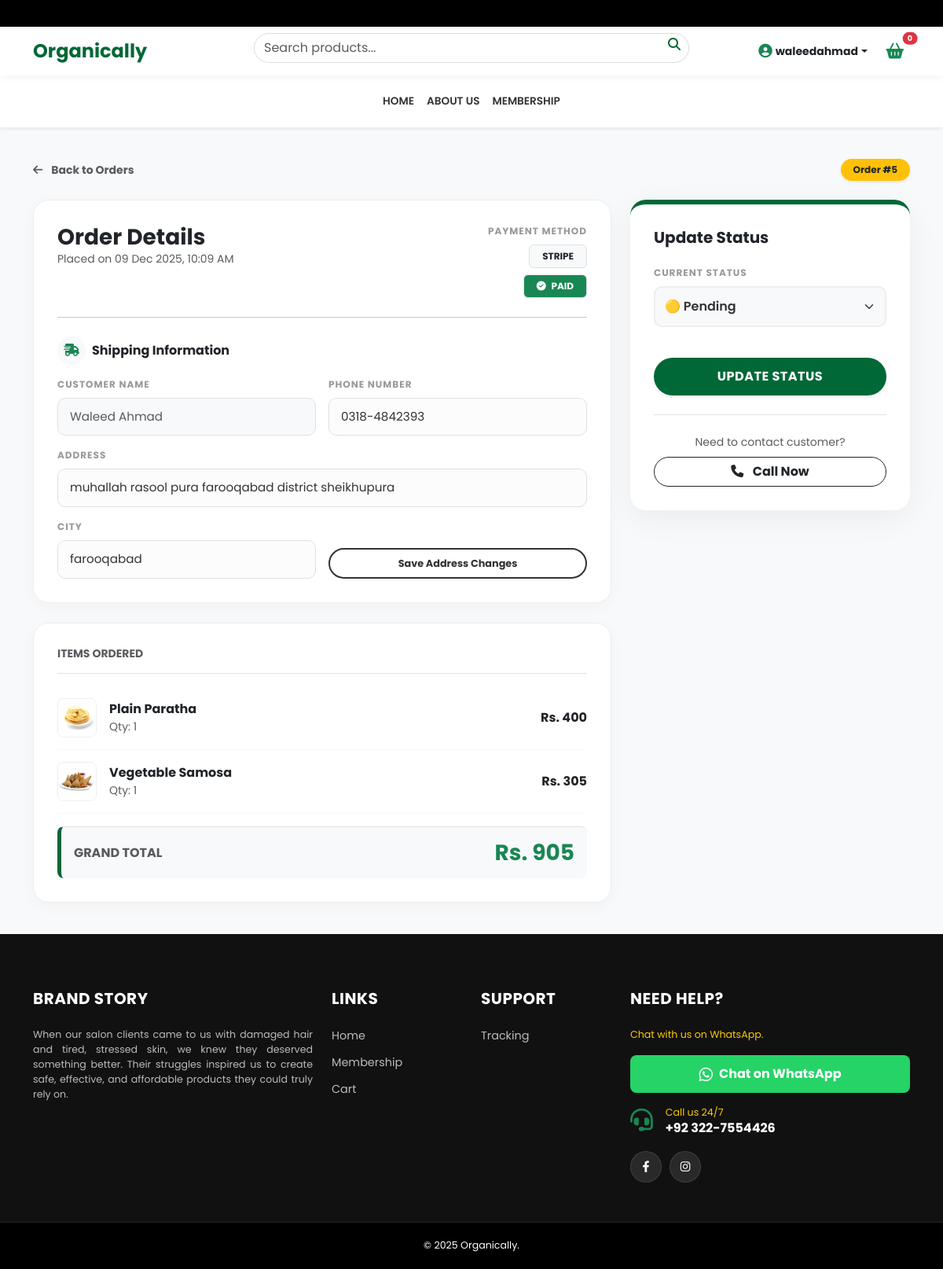
Screenshot of /portal/order/5/ (signed in) with the database file from the repository.
### orders/models.py (models this page shows, shortened)
class Order(models.Model):
    STATUS_CHOICES = (('Pending','Pending'),('Confirmed','Confirmed'),('Dispatch','Dispatch'),('Delivered','Delivered'),('Return','Return'),('Cancel','Cancel'))
    user = models.ForeignKey(User, on_delete=models.SET_NULL, null=True, blank=True)
    first_name = models.CharField(max_length=50); last_name = models.CharField(max_length=50)
    email = models.EmailField(); phone = models.CharField(max_length=20)
    address = models.TextField(); city = models.CharField(max_length=50)
    payment_method = models.CharField(max_length=20, default='cod')
    total_amount = models.DecimalField(max_digits=10, decimal_places=2)
    created_at = models.DateTimeField(auto_now_add=True)
    is_paid = models.BooleanField(default=False)
    status = models.CharField(max_length=20, choices=STATUS_CHOICES, default='Pending')

class OrderItem(models.Model):
    order = models.ForeignKey(Order, on_delete=models.CASCADE, related_name='items')
    product = models.ForeignKey(Product, on_delete=models.CASCADE)
    price = models.DecimalField(max_digits=10, decimal_places=2)
    quantity = models.IntegerField(default=1)

### store/models.py (models this page shows, shortened)
class Product(models.Model):
    categories = models.ManyToManyField(Category, related_name='products')
    name = models.CharField(max_length=200)
    description = models.TextField(blank=True)
    ingredients = models.TextField(blank=True, help_text="Enter ingredients here. Press Enter for new lines.")
    how_to_use = models.TextField(blank=True, help_text="Usage instructions.")
    shipping_info = models.TextField(blank=True, default="Standard delivery charges apply. Delivery within 3-5 working days.")
    price = models.DecimalField(max_digits=10, decimal_places=2)
    image = models.ImageField(upload_to='products/')
    is_available = models.BooleanField(default=True)
    stock = models.PositiveIntegerField(default=0)
    discount_percentage = models.PositiveIntegerField(default=0, help_text="Discount in % (0-100)")
    discount_end_time = models.DateTimeField(null=True, blank=True)

### custom_admin/views.py (the view, shortened to what this page needs)
# urls.py: path('order/<int:order_id>/', views.admin_order_detail, name='admin_order_detail'),
@user_passes_test(is_admin)
def admin_order_detail(request, order_id):
    order = get_object_or_404(Order, id=order_id)
    return render(request, 'custom_admin/order_detail.html', {'order': order})

### templates/custom_admin/order_detail.html (shortened to what this page needs)
{% extends 'store/base.html' %}
{% block content %}
<div class="admin-bg">
    <div class="container">
        <div class="d-flex justify-content-between align-items-center mb-4 header-flex">
            <a href="{% url 'admin_all_orders' %}" class="text-decoration-none text-muted fw-bold small hover-link">
                <i class="fas fa-arrow-left me-2"></i> Back to Orders
            </a>
            <span class="badge bg-warning text-dark shadow-sm px-3 py-2 rounded-pill">Order #{{ order.id }}</span>
        </div>
        <div class="row g-4">
            <div class="col-12 col-lg-8">
                <div class="detail-card">
                    <div class="d-flex justify-content-between align-items-start mb-4">
                        <div>
                            <h3 class="fw-bold m-0 text-dark">Order Details</h3>
                            <p class="text-muted small mb-0">Placed on {{ order.created_at|date:"d M Y, h:i A" }}</p>
                        </div>
                        <div class="text-end">
                            <span class="section-label">Payment Method</span>
                            <div class="d-flex flex-column align-items-end gap-2">
                                <span class="badge bg-light text-dark border px-3 py-2">{{ order.payment_method|upper }}</span>
                                {% if order.is_paid %}
                                    <span class="badge bg-success border px-3 py-2"><i class="fas fa-check-circle me-1"></i> PAID</span>
                                {% endif %}
                            </div>
                        </div>
                    </div>
                    <hr class="opacity-10 mb-4">
                    <h6 class="fw-bold text-dark mb-3 d-flex align-items-center">
                        <div class="bg-light rounded-circle p-2 me-2"><i class="fas fa-shipping-fast text-success"></i></div>
                        Shipping Information
                    </h6>
                    <form method="POST">
                        <div class="row g-3">
                            <div class="col-md-6"><label class="section-label">Customer Name</label><input type="text" class="clean-input bg-light text-muted" value="{{ order.first_name }} {{ order.last_name }}" readonly></div>
                            <div class="col-md-6"><label class="section-label">Phone Number</label><input type="text" name="phone" value="{{ order.phone }}" class="clean-input" required></div>
                            <div class="col-12"><label class="section-label">Address</label><input type="text" name="address" value="{{ order.address }}" class="clean-input" required></div>
                            <div class="col-md-6"><label class="section-label">City</label><input type="text" name="city" value="{{ order.city }}" class="clean-input" required></div>
                            <div class="col-md-6 d-flex align-items-end"><button type="submit" class="btn-update-outline">Save Address Changes</button></div>
                        </div>
                    </form>
                </div>
                <div class="detail-card mb-4 mb-lg-0">
                    <h6 class="fw-bold border-bottom pb-3 mb-3 text-uppercase text-muted small">Items Ordered</h6>
                    {% for item in order.items.all %}
                    <div class="item-row">
                        <div class="d-flex align-items-center item-info">
                            <div class="me-3">
                                {% if item.product.image %}<img src="{{ item.product.image.url }}" class="product-thumb">{% else %}<div class="product-thumb bg-light d-flex align-items-center justify-content-center"><i class="fas fa-image text-muted"></i></div>{% endif %}
                            </div>
                            <div>
                                <div class="fw-bold text-dark">{{ item.product.name }}</div>
                                <div class="small text-muted">Qty: {{ item.quantity }}</div>
                            </div>
                        </div>
                        <div class="fw-bold text-dark item-price">Rs. {{ item.price|floatformat:0 }}</div>
                    </div>
                    {% empty %}
                    <p class="text-center text-muted py-3">No items found.</p>
                    {% endfor %}
                    <div class="border-top mt-3 pt-3 d-flex justify-content-between align-items-center bg-light p-3 rounded-3" style="border-left: 5px solid #006837;">
                        <span class="h6 fw-bold m-0 text-muted text-uppercase">Grand Total</span>
                        <span class="h3 fw-bold text-success m-0">Rs. {{ order.total_amount|floatformat:0 }}</span>
                    </div>
                </div>
            </div>
            <div class="col-12 col-lg-4">
                <div class="sticky-sidebar">
                    <div class="status-card-wrapper">
                        <h5 class="fw-bold mb-4">Update Status</h5>
                        <form method="POST">
                            <div class="mb-4">
                                <label class="section-label">Current Status</label>
                                <select name="status" class="form-select custom-select">
                                    <option value="Pending" {% if order.status == 'Pending' %}selected{% endif %}>🟡 Pending</option>
                                </select>
                            </div>
                            <button type="submit" class="btn-update shadow-sm">Update Status</button>
                        </form>
                        <div class="mt-4 pt-4 border-top text-center">
                            <p class="small text-muted mb-2">Need to contact customer?</p>
                            <a href="tel:{{ order.phone }}" class="btn btn-outline-dark rounded-pill w-100 fw-bold"><i class="fas fa-phone me-2"></i> Call Now</a>
                        </div>
                    </div>
                </div>
            </div>
        </div>
    </div>
</div>
{% endblock %}

### templates/store/base.html (shortened to what this page needs)
{% load static %}
<!DOCTYPE html>
<html lang="en">
<head>
    <link href="https://cdn.jsdelivr.net/npm/bootstrap@5.3.0/dist/css/bootstrap.min.css" rel="stylesheet">
    <link rel="stylesheet" href="https://cdnjs.cloudflare.com/ajax/libs/font-awesome/6.4.0/css/all.min.css">
    <link rel="stylesheet" href="https://cdnjs.cloudflare.com/ajax/libs/viewerjs/1.11.3/viewer.min.css">
</head>
<body>
    <div class="top-bar"><div class="marquee-text">Whatsapp us 24/7 at +92 322-7554426 | Free Delivery for Orders over 2500 </div></div>
    <div class="main-header sticky-top">
        <div class="container">
            <div class="row align-items-center g-2">
                <div class="col-6 col-lg-3 d-flex align-items-center">
                    <a href="{% url 'home' %}" class="text-decoration-none"><h4 class="m-0 fw-bold" style="color: var(--primary-green);">Organically</h4></a>
                </div>
                <div class="col-6 col-lg-3 text-end d-flex align-items-center justify-content-end order-lg-3 mobile-actions gap-3">
                    {% if user.is_authenticated %}
                        <div class="dropdown">
                            <a class="text-dark text-decoration-none small fw-bold dropdown-toggle d-flex align-items-center" href="#" data-bs-toggle="dropdown">
                                <span class="d-none d-lg-inline">{{ user.username }}</span>
                            </a>
                        </div>
                    {% else %}
                        <a href="{% url 'login' %}" class="text-dark small fw-bold"><i class="fas fa-user me-1"></i> Login</a>
                    {% endif %}
                    <a href="{% url 'cart_page' %}" class="btn btn-outline-success rounded-pill position-relative border-0 fw-bold p-1 px-2">
                        <i class="fas fa-shopping-basket fa-lg"></i>
                        <span id="cart-badge" class="position-absolute top-0 start-100 translate-middle badge rounded-pill bg-danger" style="font-size: 0.6rem;">{{ cart_item_count|default:"0" }}</span>
                    </a>
                </div>
                <div class="col-12 col-lg-6 order-lg-2 mt-2 mt-lg-0">
                    <form class="search-box d-flex position-relative" action="{% url 'search' %}" method="GET">
                        <input class="form-control search-input" type="search" name="q" placeholder="Search products..." value="{{ request.GET.q }}">
                        <button class="search-btn" type="submit"><i class="fas fa-search"></i></button>
                    </form>
                </div>
            </div>
        </div>
    </div>
    <nav class="navbar navbar-expand-lg navbar-custom shadow-sm bg-white d-none d-lg-block">
        <div class="container justify-content-center">
            <ul class="navbar-nav align-items-center">
                <li class="nav-item"><a class="nav-link" href="{% url 'home' %}">HOME</a></li>
                <li class="nav-item"><a class="nav-link" href="{% url 'about' %}">ABOUT US</a></li>
                <li class="nav-item"><a class="nav-link" href="{% url 'membership' %}">MEMBERSHIP</a></li>
            </ul>
        </div>
    </nav>
    <div style="flex: 1;">{% block content %}{% endblock %}</div>
    <footer>
        <div class="container">
            <div class="row g-4">
                <div class="col-lg-4 col-md-6">
                    <h5 class="text-white">Brand Story</h5>
                    <p class="small mb-4" style="color: var(--accent-white); text-align: justify;">
                        When our salon clients came to us with damaged hair and tired, stressed skin, we knew they deserved something better.
                        Their struggles inspired us to create safe, effective, and affordable products they could truly rely on.
                    </p>
                </div>
                <div class="col-lg-2 col-md-6 col-6"><h5>Links</h5><ul><li><a href="{% url 'home' %}">Home</a></li><li><a href="{% url 'membership' %}">Membership</a></li><li><a href="{% url 'cart_page' %}">Cart</a></li></ul></div>
                <div class="col-lg-2 col-md-6 col-6"><h5>Support</h5><ul><li><a href="{% url 'my_orders' %}">Tracking</a></li></ul></div>
                <div class="col-lg-4 col-md-6">
                    <h5>Need Help?</h5>
                    <p class="small mb-3" style="color: var(--accent-yellow);">Chat with us on WhatsApp.</p>
                    <a href="https://wa.me/923227554426" target="_blank" class="btn w-100 mb-3 d-flex align-items-center justify-content-center" style="background-color: #25D366; color: white; font-weight: bold; border:none; padding: 12px; border-radius: 8px;"><i class="fab fa-whatsapp fa-lg me-2"></i> Chat on WhatsApp</a>
                    <div class="d-flex align-items-center mb-3"><i class="fas fa-headset fa-2x text-success me-3"></i><div><p class="mb-0 small" style="color: var(--accent-yellow);">Call us 24/7</p><h6 class="text-white fw-bold m-0">+92 322-7554426</h6></div></div>
                    <div class="footer-social"><a href="https://web.facebook.com/profile.php?id=61584493205748" target="_blank"><i class="fab fa-facebook-f"></i></a><a href="#" target="_blank"><i class="fab fa-instagram"></i></a></div>
                </div>
            </div>
        </div>
        <div class="footer-bottom"><div class="container text-center"><p class="mb-0 small text-white">&copy; 2025 Organically.</p></div></div>
    </footer>
</body>
</html>

### rows the page displays
Order: id "5", created_at "09 Dec 2025, 10:09 AM", payment_method "STRIPE", first_name "Waleed Ahmad", phone "0318-4842393", address "muhallah rasool pura farooqabad district sheikhupura", city "farooqabad", total_amount "905", status "🟡 Pending"
OrderItem: product.image (picture), product.name "Plain Paratha", quantity "1", price "400"
OrderItem: product.image (picture), product.name "Vegetable Samosa", quantity "1", price "305"

### other values shown
{{ user.username }} "waleedahmad"
{{ cart_item_count|default:"0" }} "0"
